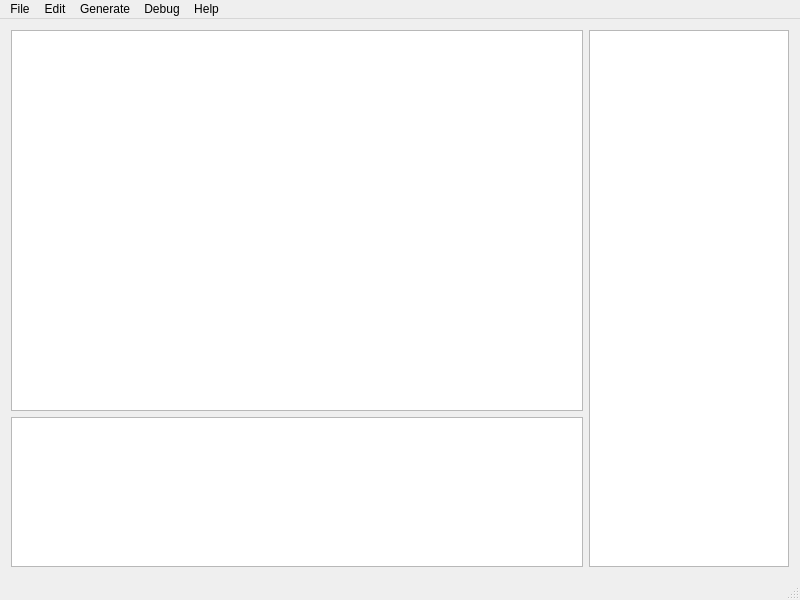
<?xml version="1.0" encoding="UTF-8"?>
<ui version="4.0">
 <class>MainWindow</class>
 <widget class="QMainWindow" name="MainWindow">
  <property name="geometry">
   <rect>
    <x>0</x>
    <y>0</y>
    <width>800</width>
    <height>600</height>
   </rect>
  </property>
  <property name="windowTitle">
   <string>MainWindow</string>
  </property>
  <widget class="QWidget" name="centralWidget">
   <layout class="QGridLayout" name="gridLayout">
    <item row="0" column="0">
     <widget class="CodeEdit" name="CodeWindow">
      <property name="font">
       <font>
        <family>Monaco</family>
        <pointsize>18</pointsize>
        <weight>50</weight>
        <bold>false</bold>
       </font>
      </property>
      <property name="focusPolicy">
       <enum>Qt::StrongFocus</enum>
      </property>
     </widget>
    </item>
    <item row="1" column="0">
     <widget class="console" name="Console">
      <property name="maximumSize">
       <size>
        <width>16777215</width>
        <height>150</height>
       </size>
      </property>
      <property name="font">
       <font>
        <family>Monaco</family>
        <pointsize>16</pointsize>
       </font>
      </property>
     </widget>
    </item>
    <item row="0" column="1" rowspan="2">
     <widget class="DebugWin" name="DebugWindow">
      <property name="maximumSize">
       <size>
        <width>200</width>
        <height>16777215</height>
       </size>
      </property>
      <property name="font">
       <font>
        <family>Monaco</family>
       </font>
      </property>
     </widget>
    </item>
   </layout>
  </widget>
  <widget class="QMenuBar" name="menuBar">
   <property name="geometry">
    <rect>
     <x>0</x>
     <y>0</y>
     <width>800</width>
     <height>22</height>
    </rect>
   </property>
   <widget class="QMenu" name="menu">
    <property name="title">
     <string>File</string>
    </property>
    <addaction name="new_file"/>
    <addaction name="open_file"/>
    <addaction name="separator"/>
    <addaction name="save_file"/>
    <addaction name="separator"/>
    <addaction name="actionClose"/>
   </widget>
   <widget class="QMenu" name="menu_2">
    <property name="title">
     <string>Edit</string>
    </property>
    <addaction name="actionundo"/>
    <addaction name="actionRedo"/>
    <addaction name="separator"/>
    <addaction name="actionCopy"/>
    <addaction name="actionPaste"/>
    <addaction name="actionCut"/>
   </widget>
   <widget class="QMenu" name="menuGenerate">
    <property name="title">
     <string>Generate</string>
    </property>
    <addaction name="generate"/>
    <addaction name="generate_coe"/>
    <addaction name="generate_coe_asm"/>
    <addaction name="separator"/>
    <addaction name="assemble"/>
    <addaction name="separator"/>
    <addaction name="disassemble"/>
   </widget>
   <widget class="QMenu" name="menuDebug">
    <property name="title">
     <string>Debug</string>
    </property>
    <addaction name="actionStart"/>
    <addaction name="separator"/>
    <addaction name="actionSingle_step"/>
    <addaction name="actionRun"/>
   </widget>
   <widget class="QMenu" name="menuHelp">
    <property name="title">
     <string>Help</string>
    </property>
    <addaction name="actionHelp"/>
    <addaction name="actionManual"/>
   </widget>
   <addaction name="menu"/>
   <addaction name="menu_2"/>
   <addaction name="menuGenerate"/>
   <addaction name="menuDebug"/>
   <addaction name="menuHelp"/>
  </widget>
  <widget class="QStatusBar" name="statusBar"/>
  <action name="new_file">
   <property name="text">
    <string>New</string>
   </property>
   <property name="shortcut">
    <string>Ctrl+N</string>
   </property>
  </action>
  <action name="actionCopy">
   <property name="text">
    <string>Copy</string>
   </property>
  </action>
  <action name="actionPaste">
   <property name="text">
    <string>Paste</string>
   </property>
  </action>
  <action name="open_file">
   <property name="text">
    <string>Open</string>
   </property>
   <property name="shortcut">
    <string>Ctrl+O</string>
   </property>
  </action>
  <action name="generate_coe">
   <property name="text">
    <string>Generate coe from binary code</string>
   </property>
   <property name="iconText">
    <string>Generate coe from binary code</string>
   </property>
   <property name="shortcut">
    <string>Ctrl+Shift+C</string>
   </property>
  </action>
  <action name="save_file">
   <property name="text">
    <string>Save</string>
   </property>
   <property name="shortcut">
    <string>Ctrl+S</string>
   </property>
  </action>
  <action name="actionClose">
   <property name="text">
    <string>Close</string>
   </property>
   <property name="shortcut">
    <string>Ctrl+W</string>
   </property>
  </action>
  <action name="actionundo">
   <property name="text">
    <string>Undo</string>
   </property>
  </action>
  <action name="actionRedo">
   <property name="text">
    <string>Redo</string>
   </property>
  </action>
  <action name="actionCut">
   <property name="text">
    <string>Cut</string>
   </property>
  </action>
  <action name="assemble">
   <property name="text">
    <string>Assemble</string>
   </property>
   <property name="shortcut">
    <string>Ctrl+Shift+A</string>
   </property>
  </action>
  <action name="disassemble">
   <property name="text">
    <string>Disassemble</string>
   </property>
   <property name="shortcut">
    <string>Ctrl+Shift+D</string>
   </property>
  </action>
  <action name="generate_coe_asm">
   <property name="text">
    <string>Generate coe from asm</string>
   </property>
   <property name="shortcut">
    <string>Ctrl+Shift+G</string>
   </property>
  </action>
  <action name="generate">
   <property name="text">
    <string>Generate binary code</string>
   </property>
   <property name="shortcut">
    <string>Ctrl+G</string>
   </property>
  </action>
  <action name="actionSingle_step">
   <property name="text">
    <string>Single step</string>
   </property>
   <property name="shortcut">
    <string>F8</string>
   </property>
   <property name="visible">
    <bool>true</bool>
   </property>
  </action>
  <action name="actionStart">
   <property name="enabled">
    <bool>true</bool>
   </property>
   <property name="text">
    <string>Start</string>
   </property>
   <property name="shortcut">
    <string>F5</string>
   </property>
  </action>
  <action name="actionRun">
   <property name="text">
    <string>Run</string>
   </property>
   <property name="shortcut">
    <string>F9</string>
   </property>
  </action>
  <action name="actionAbout">
   <property name="text">
    <string>About</string>
   </property>
   <property name="shortcut">
    <string>Ctrl+Shift+H</string>
   </property>
  </action>
  <action name="actionManual">
   <property name="text">
    <string>Manual</string>
   </property>
   <property name="shortcut">
    <string>Ctrl+M</string>
   </property>
  </action>
  <action name="actionHelp">
   <property name="text">
    <string>Help</string>
   </property>
  </action>
 </widget>
 <layoutdefault spacing="6" margin="11"/>
 <customwidgets>
  <customwidget>
   <class>CodeEdit</class>
   <extends>QPlainTextEdit</extends>
   <header>CodeEdit.h</header>
  </customwidget>
  <customwidget>
   <class>DebugWin</class>
   <extends>QTableView</extends>
   <header>debugwin.h</header>
  </customwidget>
  <customwidget>
   <class>console</class>
   <extends>QTextBrowser</extends>
   <header location="global">console.h</header>
  </customwidget>
 </customwidgets>
 <resources/>
 <connections/>
</ui>
